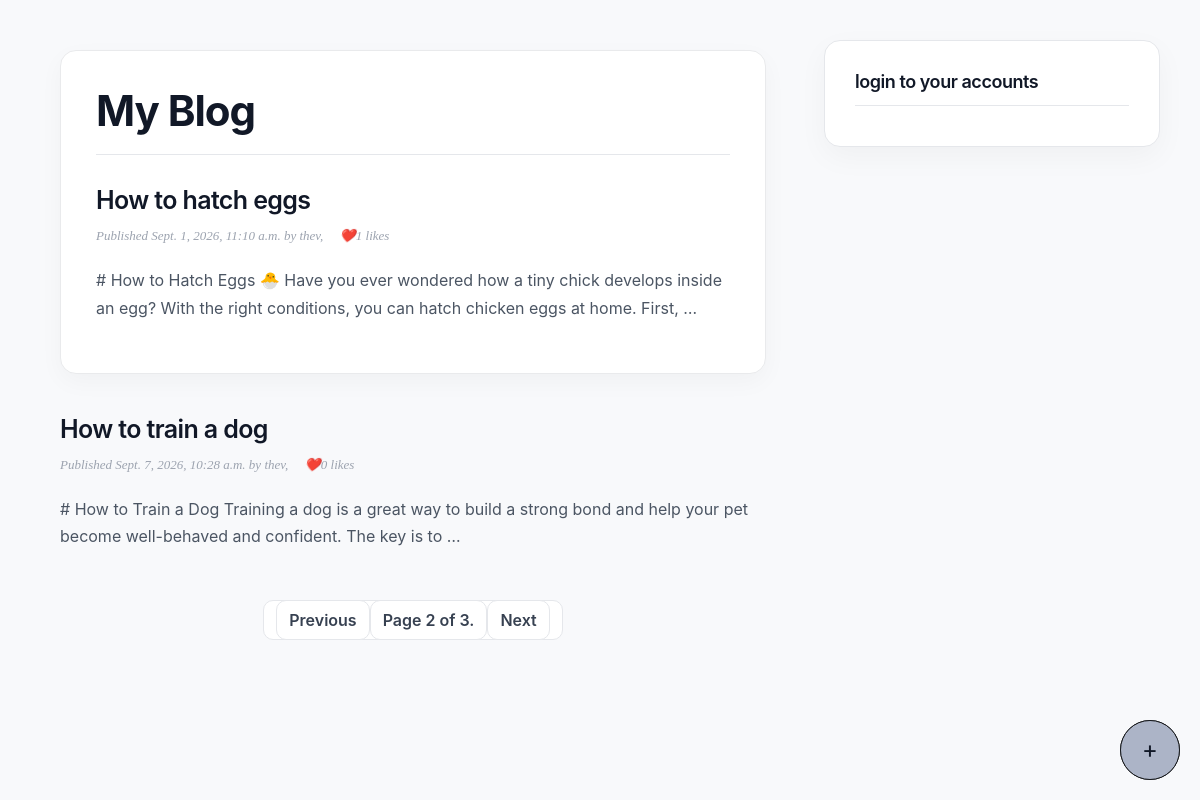
Screenshot of /?page=2 with the database file from the repository.
### post/models.py (models this page shows, shortened)
class Post(models.Model):
    class Status(models.TextChoices):
        DRAFT = "draft", "Draft"
        PUBLISHED = "published", "Published"
    title = models.CharField(max_length=255)
    slug = models.SlugField()
    def get_absolute_url(self):
        return reverse("post:post_detail", args=[self.id])
    author = models.ForeignKey(
        User, on_delete=models.CASCADE, related_name="blog_posts",null=True,blank=True
    )
    publish = models.DateTimeField(null=True, blank=True)
    status = models.CharField(
        max_length=10, choices=Status.choices, default=Status.DRAFT
    )
    created_at = models.DateTimeField(auto_now_add=True)
    updated_at = models.DateTimeField(auto_now=True)
    content = models.TextField(default="")
    objects = models.Manager()

### post/views.py (the view)
# urls.py: path("", post_list, name="post_list"),
def post_list(request):
    posts = Post.objects.all()
    try:
            paginator = Paginator(posts,2)
            page_number = request.GET.get("page")
            posts = paginator.get_page(page_number)
    except PageNotAnInteger:
            posts = paginator.page(1)
    except Exception as e:
            print(f"An error occurred:{e}")
            posts = paginator.page(1)
    context = {'posts':posts,"paginator":paginator,"page_obj":posts}
    return render(request,
                  "post/post_list.html",context
                  )

### post/templates/post/post_list.html (shortened to what this page needs)
{% extends "base.html" %}
{% block content %}
<article class="post">
    <h1>My Blog</h1>
    {% for post in posts %}
        <h2>
        <a href="{{ post.get_absolute_url }}">
            {{ post.title }}
        </a>
        </h2>
        <p class="date">
            Published {{ post.publish }} by {{ post.author }},  &nbsp;&nbsp;&nbsp; ❤️{{ post.likes.count }} likes
        </p>
        {{ post.content|truncatewords:30|linebreaks }}
        </article>
        <div class="create-div">
                <a class="btn" href="/create"><button>+</button></a>
        </div>
    {% endfor %}
    {% include "pagination.html" with paginator=paginator page_obj=posts %}
{% endblock %}

### post/static/css/blog.css (style rules this page uses)
* { box-sizing: border-box; }
html { scroll-behavior: smooth; }
body { margin: 0; padding: 0; background: #f8f9fb; color: #17191c; font-family: -apple-system, BlinkMacSystemFont, "Segoe UI", Roboto, Helvetica, Arial, sans-serif; line-height: 1.7; }
a { color: #111827; text-decoration: none; transition: color 0.2s ease, opacity 0.2s ease; }
h1, h2, h3 { color: #111827; line-height: 1.2; letter-spacing: -0.025em; }
h1 { font-size: 42px; font-weight: 700; margin: 0 0 30px; padding-bottom: 18px; border-bottom: 1px solid #e5e7eb; }
h2 { font-size: 25px; font-weight: 600; margin: 40px 0 10px; }
.create-div { position: fixed; bottom: 20px; right: 20px; z-index: 1000; }
button { all: unset; cursor: pointer; }
.btn { width: 60px; height: 60px; font-size: x-large; background-color: #acb4c7; border: 1px solid #17191c; border-radius: 50%; display: flex; align-items: center; justify-content: center; padding: 0; }
p { color: #4b5563; }
.post { background: #ffffff; padding: 35px; margin-bottom: 30px; border: 1px solid #e9eaec; border-radius: 16px; box-shadow: 0 8px 25px rgba(0, 0, 0, 0.035); transition: transform 0.2s ease, box-shadow 0.2s ease; }
.post h2 { margin-top: 0; }
.post h2 a { color: #111827; }
p.date { color: #9ca3af; font-family: Georgia, serif; font-size: 13px; font-style: italic; margin: 8px 0 20px; }

### rows the page displays
Post: title "How to hatch eggs", publish "Sept. 1, 2026, 11:10 a.m.", author "thev", likes.count "1", content "# How to Hatch Eggs 🐣 Have you ever wondered how a tiny chick develops inside an egg? With the right conditions, you can hatch chicken eggs at home. First, …"
Post: title "How to train a dog", publish "Sept. 7, 2026, 10:28 a.m.", author "thev", likes.count "0", content "# How to Train a Dog Training a dog is a great way to build a strong bond and help your pet become well-behaved and confident. The key is to …"

### other values shown
{{ page_obj.number }} "2"
{{ paginator.num_pages }} "3"
